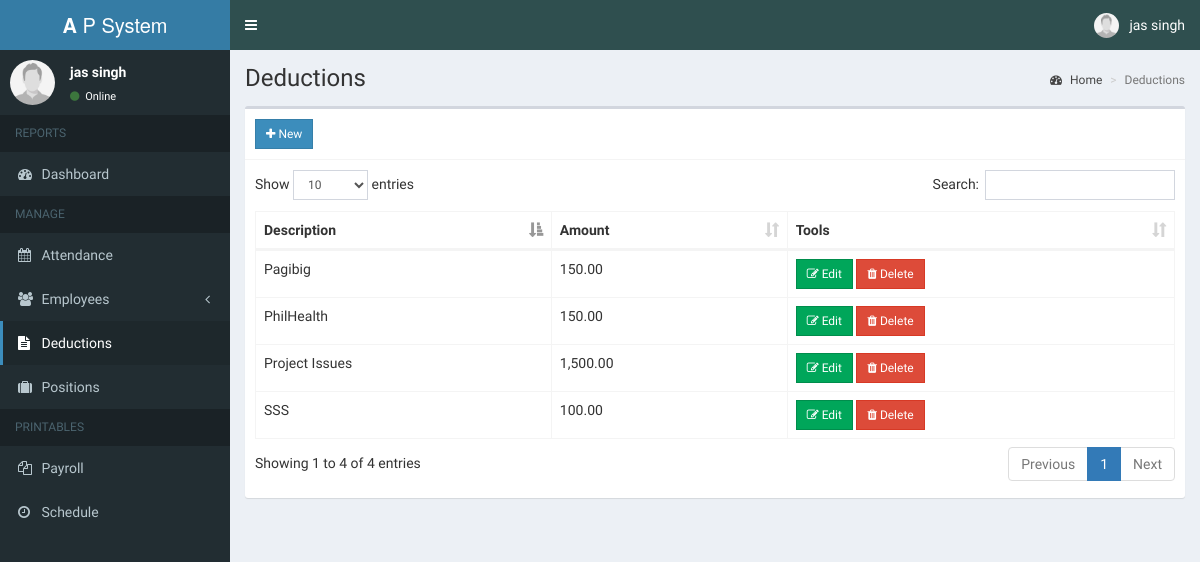
Page /Payroll_and_Attendance_system/admin/deduction.php (signed in) on the committed database.
### tables this page shows
CREATE TABLE `deductions` (
  `id` int(11) NOT NULL,
  `description` varchar(100) NOT NULL,
  `amount` double NOT NULL
);

### Payroll_and_Attendance_system/admin/includes/session.php (called while the page is built, shortened)
<?php
	include 'includes/conn.php';
	$sql = "SELECT * FROM admin WHERE id = '".$_SESSION['admin']."'";
	$query = $conn->query($sql);
	$user = $query->fetch_assoc();
?>

### Payroll_and_Attendance_system/admin/deduction.php (the view, shortened to what this page needs)
<?php include 'includes/session.php'; ?>
<?php include 'includes/header.php'; ?>
<body class="hold-transition skin-blue sidebar-mini">
<div class="wrapper">
  <?php include 'includes/navbar.php'; ?>
  <?php include 'includes/menubar.php'; ?>
  <div class="content-wrapper">
    <section class="content-header">
      <h1>
        Deductions
      </h1>
      <ol class="breadcrumb">
        <li><a href="#"><i class="fa fa-dashboard"></i> Home</a></li>
        <li class="active">Deductions</li>
      </ol>
    </section>
    <section class="content">
      <div class="row">
        <div class="col-xs-12">
          <div class="box">
            <div class="box-header with-border">
              <a href="#addnew" data-toggle="modal" class="btn btn-primary btn-sm btn-flat"><i class="fa fa-plus"></i> New</a>
            </div>
            <div class="box-body">
              <table id="example1" class="table table-bordered">
                <thead>
                  <th>Description</th>
                  <th>Amount</th>
                  <th>Tools</th>
                </thead>
                <tbody>
                  <?php
                    $sql = "SELECT * FROM deductions";
                    $query = $conn->query($sql);
                    while($row = $query->fetch_assoc()){
                      echo "
                        <tr>
                          <td>".$row['description']."</td>
                          <td>".number_format($row['amount'], 2)."</td>
                          <td>
                            <button class='btn btn-success btn-sm edit btn-flat' data-id='".$row['id']."'><i class='fa fa-edit'></i> Edit</button>
                            <button class='btn btn-danger btn-sm delete btn-flat' data-id='".$row['id']."'><i class='fa fa-trash'></i> Delete</button>
                          </td>
                        </tr>
                      ";
                    }
                  ?>
                </tbody>
              </table>
            </div>
          </div>
        </div>
      </div>
    </section>
  </div>
</div>
</body>
</html>

### Payroll_and_Attendance_system/admin/includes/navbar.php (shortened to what this page needs)
<header class="main-header">
    <a href="home.php" class="logo">
      <span class="logo-lg"><b>A</b> P System</span>
    </a>
    <nav class="navbar navbar-static-top">
      <a href="#" class="sidebar-toggle" data-toggle="push-menu" role="button">
      </a>
      <div class="navbar-custom-menu">
        <ul class="nav navbar-nav">
          <li class="dropdown user user-menu">
            <a href="#" class="dropdown-toggle" data-toggle="dropdown">
              <img src="<?php echo (!empty($user['photo'])) ? '../images/'.$user['photo'] : '../images/profile.jpg'; ?>" class="user-image" alt="User Image">
              <span class="hidden-xs"><?php echo $user['firstname'].' '.$user['lastname']; ?></span>
            </a>
          </li>
        </ul>
      </div>
    </nav>
  </header>

### Payroll_and_Attendance_system/admin/includes/menubar.php (shortened to what this page needs)
<aside class="main-sidebar">
    <section class="sidebar">
      <div class="user-panel">
        <div class="pull-left image">
          <img src="<?php echo (!empty($user['photo'])) ? '../images/'.$user['photo'] : '../images/profile.jpg'; ?>" class="img-circle" alt="User Image">
        </div>
        <div class="pull-left info">
          <p><?php echo $user['firstname'].' '.$user['lastname']; ?></p>
          <a><i class="fa fa-circle text-success"></i> Online</a>
        </div>
      </div>
      <ul class="sidebar-menu" data-widget="tree">
        <li class="header">REPORTS</li>
        <li class=""><a href="home.php"><i class="fa fa-dashboard"></i> <span>Dashboard</span></a></li>
        <li class="header">MANAGE</li>
        <li><a href="attendance.php"><i class="fa fa-calendar"></i> <span>Attendance</span></a></li>
        <li class="treeview">
          <a href="#">
            <i class="fa fa-users"></i>
            <span>Employees</span>
            <span class="pull-right-container">
              <i class="fa fa-angle-left pull-right"></i>
            </span>
          </a>
        </li>
        <li><a href="deduction.php"><i class="fa fa-file-text"></i> Deductions</a></li>
        <li><a href="position.php"><i class="fa fa-suitcase"></i> Positions</a></li>
        <li class="header">PRINTABLES</li>
        <li><a href="payroll.php"><i class="fa fa-files-o"></i> <span>Payroll</span></a></li>
        <li><a href="schedule_employee.php"><i class="fa fa-clock-o"></i> <span>Schedule</span></a></li>
      </ul>
    </section>
  </aside>

### rows in the picture
deductions: description "SSS", amount "100.00"
deductions: description "Pagibig", amount "150.00"
deductions: description "PhilHealth", amount "150.00"
deductions: description "Project Issues", amount "1,500.00"

### other values in the picture
$user['firstname'] "jas"
$user['lastname'] "singh"
